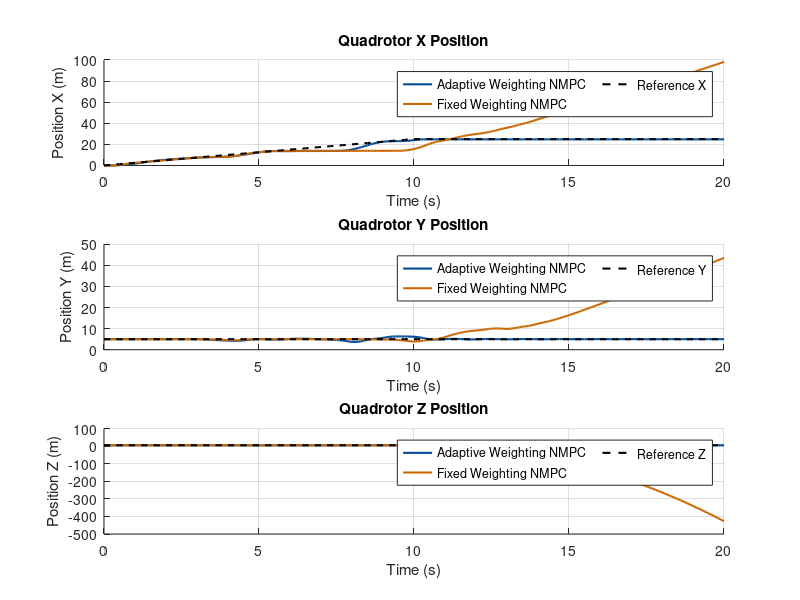
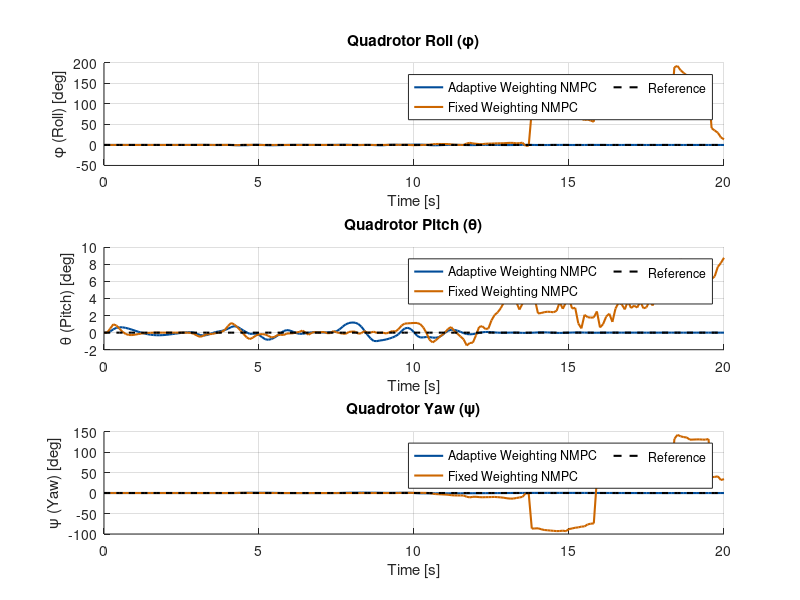
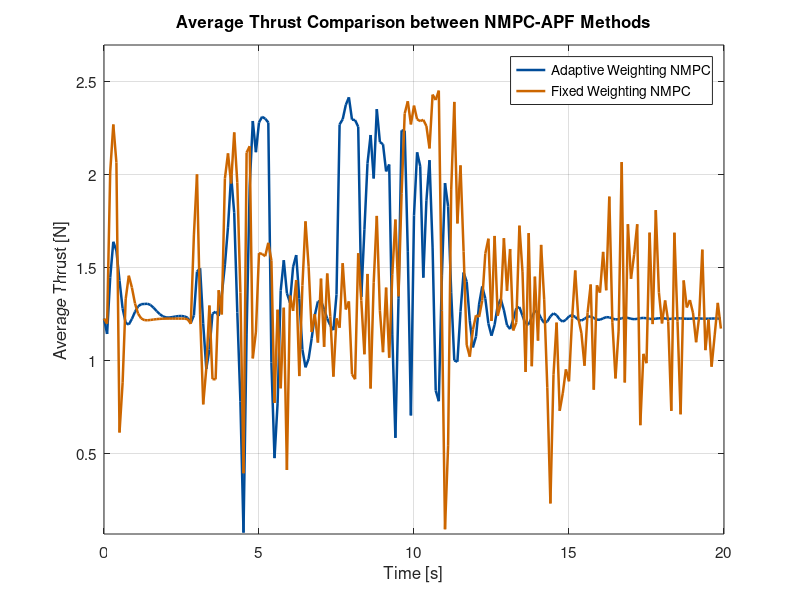
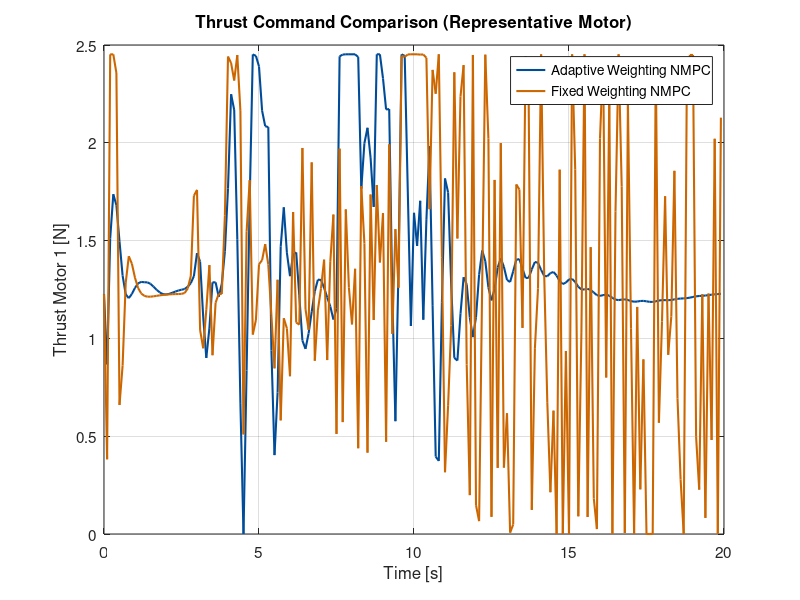

Here is the MATLAB script that generated these plots, in order: (Note: this script raises an error after producing the figures.)
close all;

trajectory = 1;

obs_radius_val = 0.5; % semua radius sama
z_pos = 0.0;          % tinggi referensi (anggap obstacle menempel ground, drone terbang di atas)

% posisi obstacle (manual supaya jaraknya tidak terlalu dekat)
if trajectory == 1
    num_obs = 17; 
%     obs_center = [ 6  6  6  8   12   12   15   15   16   18   18   22  23   24  26  29   30 ;   % x
%                    9  6  3  1.8  4   6.8   6   1.5  8.2  6.2  2.8  2   4.8  8   4   2.2  7.0 ;   % y
%                    z_pos*ones(1,num_obs) ];       % z
    obs_center = [ 6  9  6  8   12   12   15   15   16   18   18   22  23.5   24  26  29   30 ;   % x
                       9  5.5  3  1.8  4   6   5   1.5  8.2  6.2  2.8  2   5  8   5   2.2  7.0 ;   % y
                       z_pos*ones(1,num_obs) ];       % z done

    obs_radius = obs_radius_val * ones(1,num_obs);
else
    num_obs = 2.0; 
    obs_center = [ 3.25 6.5;   % x
                   2.5 1.5;   % y
                   z_pos*ones(1,num_obs) ];       % z

    obs_radius = obs_radius_val * ones(1,num_obs);
end

% Load hasil simulasi
load('4sim_single.mat','results'); results_single = results;
load('4sim_multi.mat','results');  results_multi  = results;

% --- Time vector untuk state (N_sim+1) ---
t_single = (0:size(results_single.history_x,2)-1)*results_single.dt;
t_multi  = (0:size(results_multi.history_x,2)-1)*results_multi.dt;
x_ref = results_single.history_x_ref(1,:);
y_ref = results_single.history_x_ref(2,:);
z_ref = results_single.history_x_ref(3,:);

% --- Time vector untuk kontrol (N_sim) ---
t_u_single = (0:size(results_single.history_u,2)-1) * results_single.dt;
t_u_multi  = (0:size(results_multi.history_u,2)-1) * results_multi.dt;

color1 = [0.00,0.30,0.60];
color2 = [0.80,0.40,0.00];

%% =========================================================================
%  FIGURE 1: POSITIONS (px, py, pz)
%  =========================================================================
fig1 = figure(1); 
set(fig1, 'Name', 'Quadrotor Position Comparison', 'NumberTitle', 'off');
clf(fig1);

% Define plot indices for Position (1, 2, 3)
pos_indices = [1, 2, 3];
pos_labels = {'Position X (m)', 'Position Y (m)', 'Position Z (m)'};
pos_titles = {'Quadrotor X Position', 'Quadrotor Y Position', 'Quadrotor Z Position'};
ref_labels = {'Reference X', 'Reference Y', 'Reference Z'};

for i = 1:3
    idx = pos_indices(i); % 1, 2, or 3
    
    % KOREKSI: Menggunakan 3 baris, 1 kolom (Susunan Vertikal)
    subplot(3, 1, i);
    hold on;
    
    % Plot Actual Trajectories
    h_single = plot(t_single, results_single.history_x(idx,:), 'Color', color1, 'LineWidth', 1.5, 'DisplayName', 'Adaptive Weighting NMPC');
    h_multi = plot(t_multi, results_multi.history_x(idx,:), 'Color', color2, 'LineWidth', 1.5, 'DisplayName', 'Fixed Weighting NMPC');
    
    % Plot Reference Trajectory
    h_ref = plot(t_single, results_single.history_x_ref(idx,:), 'k--', 'LineWidth', 1.5, 'DisplayName', ref_labels{i});
    
    grid on;
    ylabel(pos_labels{i});
    title(pos_titles{i});
    
    % Sumbu X hanya pada plot terakhir
    xlabel('Time (s)');
%     set(gca, 'XTickLabel', []); % Sembunyikan label X pada plot atas
    
    % Tambahkan legenda hanya pada plot pertama
    legend([h_single, h_multi, h_ref], 'Location','best', 'NumColumns', 2);

    hold off;
end


%% =========================================================================
%  FIGURE 2: EULER ANGLES (Phi, Theta, Psi)
%  =========================================================================
fig2 = figure(2); 
set(fig2, 'Name', 'Quadrotor Angle Comparison', 'NumberTitle', 'off');
clf(fig2);

% Define plot indices for Angles (4, 5, 6)
angle_indices = [4, 5, 6];
angle_labels = {'\phi (Roll) [deg]', '\theta (Pitch) [deg]', '\psi (Yaw) [deg]'};
angle_titles = {'Quadrotor Roll (\phi)', 'Quadrotor Pitch (\theta)', 'Quadrotor Yaw (\psi)'};


for i = 1:3
    idx = angle_indices(i); % 4, 5, or 6
    
    % KOREKSI: Menggunakan 3 baris, 1 kolom (Susunan Vertikal)
    subplot(3, 1, i);
    hold on;
    
    % Plot Actual Angles
    h_single = plot(t_single, results_single.history_x(idx,:), 'Color', color1, 'LineWidth', 1.5, 'DisplayName', 'Adaptive Weighting NMPC');
    h_multi = plot(t_multi, results_multi.history_x(idx,:), 'Color', color2, 'LineWidth', 1.5, 'DisplayName', 'Fixed Weighting NMPC');
    
    % Plot Reference Angle
    h_ref = plot(t_single, results_single.history_x_ref(idx,:), 'k--', 'LineWidth', 1.5, 'DisplayName', 'Reference');
    
    grid on;
    ylabel(angle_labels{i});
    title(angle_titles{i});
    
    % Sumbu X hanya pada plot terakhir
    xlabel('Time [s]');
%     set(gca, 'XTickLabel', []); % Sembunyikan label X pada plot atas
    
    % Tambahkan legenda hanya pada plot pertama
    legend([h_single, h_multi, h_ref], 'Location','best', 'NumColumns', 2);

    hold off;
end

%% === Compute Average Thrust ===
T_avg_single = mean(results_single.history_u, 1);
T_avg_multi  = mean(results_multi.history_u, 1);

%% === Compute Control Effort Metrics ===
J_u_single = sum(sum(results_single.history_u.^2, 1));
J_u_multi  = sum(sum(results_multi.history_u.^2, 1));

mean_u_single = mean(T_avg_single);
mean_u_multi  = mean(T_avg_multi);

max_u_single = max(T_avg_single);
max_u_multi  = max(T_avg_multi);

%% === PLOT 1: Average Thrust Comparison ===
figure('Name','Average Thrust Comparison','Color','w');
hold on; box on; grid on;

plot(t_u_single, T_avg_single, 'Color', color1, 'LineWidth', 1.8);
plot(t_u_multi,  T_avg_multi,  'Color', color2, 'LineWidth', 1.8);

xlabel('Time [s]');
ylabel('Average Thrust [N]');
title('Average Thrust Comparison between NMPC-APF Methods');

% (Optional) Mark obstacle avoidance window
% xline(start, '--', 'Avoidance Start', 'Color', [0.5 0.5 0.5], 'LabelHorizontalAlignment', 'center','LabelVerticalAlignment','top');
% xline(finish, '--', 'Avoidance End', 'Color', [0.5 0.5 0.5], 'LabelHorizontalAlignment', 'center','LabelVerticalAlignment','top');

legend({'Adaptive Weighting NMPC', ...
        'Fixed Weighting NMPC'}, ...
        'Location','best');
set(gca,'FontSize',11);

ylim([min([T_avg_single,T_avg_multi])*0.9, ...
      max([T_avg_single,T_avg_multi])*1.1]);

%% === PLOT 2: Thrust per Motor (Optional, use one representative motor) ===
figure('Name','Thrust Command (Motor 1)','Color','w');
hold on; box on; grid on;

plot(t_u_single, results_single.history_u(1,:), 'Color', color1, 'LineWidth', 1.5);
plot(t_u_multi,  results_multi.history_u(1,:),  'Color', color2, 'LineWidth', 1.5);

xlabel('Time [s]');
ylabel('Thrust Motor 1 [N]');
title('Thrust Command Comparison (Representative Motor)');
legend({'Adaptive Weighting NMPC', 'Fixed Weighting NMPC'}, 'Location','best');
set(gca,'FontSize',11);

% (Optional) Mark obstacle avoidance window
% xline(start, '--', 'Avoidance Start', 'Color', [0.5 0.5 0.5], 'LabelVerticalAlignment','bottom');
% xline(finish, '--', 'Avoidance End', 'Color', [0.5 0.5 0.5], 'LabelVerticalAlignment','bottom');

%% === TABLE: Control Effort Metrics ===
fprintf('\n=== CONTROL EFFORT METRICS ===\n');
fprintf('%-35s %-15s %-15s %-15s\n', 'Method', 'Σ||u||²', 'Mean Thrust [N]', 'Max Thrust [N]');
fprintf('---------------------------------------------------------------------------------\n');
fprintf('%-35s %-15.3f %-15.3f %-15.3f\n', 'Adaptive Weighting NMPC', J_u_single, mean_u_single, max_u_single);
fprintf('%-35s %-15.3f %-15.3f %-15.3f\n', 'Fixed Weighting NMPC',         J_u_multi,  mean_u_multi,  max_u_multi);

%% === (Optional) Convert metrics to table for plotting/export ===
ControlEffortTable = table( ...
    {'Adaptive Weighting NMPC'; 'Fixed Weighting NMPC'}, ...
    [J_u_single; J_u_multi], ...
    [mean_u_single; mean_u_multi], ...
    [max_u_single; max_u_multi], ...
    'VariableNames', {'Method','TotalEffort','MeanThrust','MaxThrust'});

disp(ControlEffortTable);

% Asumsi: 'results_single' dan 'results_multi' telah dimuat
% Asumsi: 'obs_center', 'obs_radius', 'trajectory' telah didefinisikan

x_ref_single = results_single.history_x_ref(1, :);
y_ref_single = results_single.history_x_ref(2, :);
z_ref_single = results_single.history_x_ref(3, :);

x_actual_single = results_single.history_x(1, :);
y_actual_single = results_single.history_x(2, :);
z_actual_single = results_single.history_x(3, :);

x_actual_multi = results_multi.history_x(1, :);
y_actual_multi = results_multi.history_x(2, :);
z_actual_multi = results_multi.history_x(3, :);

figure; hold on; grid on; box on;

%% --- Plot Lintasan Reference dan Aktual ---
% Plot lintasan referensi (sama untuk kedua metode)
h_ref = plot3(x_ref_single, y_ref_single, z_ref_single, 'k--', 'LineWidth', 1.5, 'DisplayName', 'Reference Path');

% Plot lintasan metode pertama (Single)
h_actual_single = plot3(x_actual_single, y_actual_single, z_actual_single, 'Color', color1, 'LineWidth', 1.5, 'DisplayName', 'Adaptive Weighting NMPC');

% Plot lintasan metode kedua (Multi)
h_actual_multi = plot3(x_actual_multi, y_actual_multi, z_actual_multi, 'Color', color2, 'LineWidth', 1.5, 'DisplayName', 'Fixed Weighting NMPC');

%% --- Tandai Start & Finish ---
% Titik awal dan akhir untuk metode pertama
% h_start_act_single = plot3(x_actual_single(1), y_actual_single(1), z_actual_single(1), 'bo', 'MarkerFaceColor', 'b', 'MarkerSize', 8, 'DisplayName', 'Start');
% h_finish_act_single = plot3(x_actual_single(end), y_actual_single(end), z_actual_single(end), 'bx', 'LineWidth', 2, 'MarkerSize', 10, 'DisplayName', 'Finish');

% % Titik awal dan akhir untuk metode kedua
% h_start_act_multi = plot3(x_actual_multi(1), y_actual_multi(1), z_actual_multi(1), 'go', 'MarkerFaceColor', 'g', 'MarkerSize', 8, 'DisplayName', 'Start (Multi)');
% h_finish_act_multi = plot3(x_actual_multi(end), y_actual_multi(end), z_actual_multi(end), 'gx', 'LineWidth', 2, 'MarkerSize', 10, 'DisplayName', 'Finish (Multi)');

% Titik awal dan akhir referensi (hanya perlu satu)
h_start_ref = plot3(x_ref_single(1), y_ref_single(1), z_ref_single(1), 'ko', 'MarkerFaceColor', 'k', 'MarkerSize', 8, 'DisplayName', 'Start Reference');
h_finish_ref = plot3(x_ref_single(end), y_ref_single(end), z_ref_single(end), 'kx', 'LineWidth', 2, 'MarkerSize', 10, 'DisplayName', 'Finish Reference');

%% --- Drone Heading (quiver3) ---
% Panah untuk lintasan pertama
N_single = length(x_actual_single);
step_arrow_single = max(floor(N_single/20),1);
scale_arrow = 0.5;
for k = 1:step_arrow_single:N_single-1
    quiver3(x_actual_single(k), y_actual_single(k), z_actual_single(k), ...
            x_actual_single(k+1)-x_actual_single(k), ...
            y_actual_single(k+1)-y_actual_single(k), ...
            z_actual_single(k+1)-z_actual_single(k), ...
            scale_arrow, 'Color', color1, 'LineWidth', 1.5, 'MaxHeadSize', 2, 'HandleVisibility', 'off');
end

% Panah untuk lintasan kedua
N_multi = length(x_actual_multi);
step_arrow_multi = max(floor(N_multi/20),1);
for k = 1:step_arrow_multi:N_multi-1
    quiver3(x_actual_multi(k), y_actual_multi(k), z_actual_multi(k), ...
            x_actual_multi(k+1)-x_actual_multi(k), ...
            y_actual_multi(k+1)-y_actual_multi(k), ...
            z_actual_multi(k+1)-z_actual_multi(k), ...
            scale_arrow, 'Color', color2, 'LineWidth', 1.5, 'MaxHeadSize', 2, 'HandleVisibility', 'off');
end

h_arrow_single = plot3(nan, nan, nan, 'Color', color1, 'LineWidth', 1.5, 'DisplayName', 'Adaptive Weighting NMPC');
h_arrow_multi = plot3(nan, nan, nan, 'Color', color2, 'LineWidth', 1.5, 'DisplayName', 'Fixed Weighting NMPC');

%% --- Plot Obstacles (Silinder Hijau Tua) ---
num_obs = size(obs_center,2);
if trajectory == 1
    obstacle_height = 8;
else
    obstacle_height = 2;%8;
end
safety_scale = 1.2; % safety margin

for j = 1:num_obs
    c = obs_center(:,j);
    r = obs_radius(j);

    [x_cyl, y_cyl, z_cyl] = cylinder(r,50);
    z_cyl = z_cyl * obstacle_height;
    x_cyl = x_cyl + c(1);
    y_cyl = y_cyl + c(2);

    surf(x_cyl, y_cyl, z_cyl, 'FaceAlpha', 0.5, 'FaceColor', [0.52 0.21 0.57], 'EdgeColor', 'none');

    [x_safe, y_safe, z_safe] = cylinder(r*safety_scale,50);
    z_safe = z_safe*obstacle_height;
    x_safe = x_safe + c(1);
    y_safe = y_safe + c(2);
    surf(x_safe, y_safe, z_safe, 'FaceAlpha', 0.1, 'FaceColor', 'r', 'EdgeColor', 'none', 'HandleVisibility', 'off');
end
h_obs = plot3(nan, nan, nan, 'ko', 'MarkerFaceColor', 'm', 'MarkerEdgeColor', 'k', 'DisplayName', 'Obstacles');


%% --- Axis, Labels, View ---
xlabel('X [m]'); ylabel('Y [m]'); zlabel('Z [m]');
title('Drone Trajectory Comparison', 'FontSize', 12);
view(45,25);

% Atur batas sumbu agar konsisten untuk kedua plot
all_x = [x_ref_single, x_actual_single, x_actual_multi];
all_y = [y_ref_single, y_actual_single, y_actual_multi];
all_z = [z_ref_single, z_actual_single, z_actual_multi];

xlim([min(all_x)-1, max(all_x)+1]);
ylim([min(all_y)-1, max(all_y)+1]);
zlim([min(all_z)-1, max(all_z)+1]);

axis equal; grid on;

%% --- Legend (informatif) ---
legend([h_actual_single, h_actual_multi, h_ref, h_obs, h_start_ref, h_finish_ref], 'Location','bestoutside');


figure; hold on; grid on; box on;

%% --- Plot Lintasan Referensi dan Aktual ---
h_ref = plot(x_ref, y_ref, 'k--', 'LineWidth', 1.5, 'DisplayName', 'Reference Path'); % Jalur referensi
h_actual_single = plot(x_actual_single, y_actual_single, 'Color', color1, 'LineWidth', 1.5, 'DisplayName', 'Adaptive Weighting NMPC'); % Jalur Single-NMPC
h_actual_multi = plot(x_actual_multi, y_actual_multi, 'Color', color2, 'LineWidth', 1.5, 'DisplayName', 'Fixed Weighting NMPC'); % Jalur Multi-NMPC

%% --- Obstacles (lingkaran 2D) ---
% --- Inisialisasi Parameter ---
theta = linspace(0, 2*pi, 100);
num_obs = size(obs_center, 2);
obs_radius = obs_radius_val * ones(1, num_obs); % Radius rintangan fisik

obstacle_color = [0.5 0.5 0.5]; % Warna abu-abu solid untuk semua rintangan
d_safe = 0.5; % Ganti dengan nilai d_safe aktual Anda

% --- Loop untuk Menggambar Setiap Rintangan ---
for j = 1:num_obs
    % 1. Gambar Rintangan Fisik (Warna Solid Tunggal)
    x_obs = obs_center(1, j) + obs_radius(j) * cos(theta);
    y_obs = obs_center(2, j) + obs_radius(j) * sin(theta);
    
    fill(x_obs, y_obs, obstacle_color, 'FaceAlpha', 0.6, 'EdgeColor', 'k', 'LineWidth', 1);
    
    % 2. Gambar Lingkaran Jarak Aman (Safe Distance Margin)
    R_safe_zone = obs_radius(j) + d_safe; % Radius Total: Fisik + Jarak Aman
    
    x_safe = obs_center(1, j) + R_safe_zone * cos(theta);
    y_safe = obs_center(2, j) + R_safe_zone * sin(theta);
    
    plot(x_safe, y_safe, 'k:', 'LineWidth', 1.2, 'HandleVisibility', 'off'); % Garis putus-putus hitam (dotted)
end

% --- Handle Legenda (untuk Rintangan dan Zona Aman) ---
% Tambahkan handle placeholder untuk legenda yang akurat
h_obs = plot(nan, nan, 's', 'MarkerFaceColor', obstacle_color, 'MarkerEdgeColor', 'k', 'DisplayName', 'Obstacles');
h_safe = plot(nan, nan, 'k:', 'LineWidth', 1.2, 'DisplayName', ['Safe zone (R_{safe} = ' num2str(d_safe) 'm)']);

% Hapus plot placeholder lama jika ada
% h_obs_old = plot(nan, nan, 'o', 'MarkerFaceColor', 'k', 'MarkerEdgeColor', 'k', 'DisplayName', 'Obstacles');

%% --- Tandai Start & Finish ---
h_start_ref = plot(x_ref(1), y_ref(1), 'ko', 'MarkerSize', 10, 'MarkerFaceColor', 'k', 'DisplayName', 'Start Reference');
h_finish_ref = plot(x_ref(end), y_ref(end), 'kx', 'MarkerSize', 10, 'LineWidth', 2, 'DisplayName', 'Finish Reference');
% 
% h_start_single = plot(x_actual_single(1), y_actual_single(1), 'bo', 'MarkerSize', 10, 'MarkerFaceColor', 'b', 'DisplayName', 'Start Improvement APF');
% h_finish_single = plot(x_actual_single(end), y_actual_single(end), 'bx', 'MarkerSize', 10, 'LineWidth', 2, 'DisplayName', 'Finish Improvement APF');

% h_start_multi = plot(x_actual_multi(1), y_actual_multi(1), 'go', 'MarkerSize', 10, 'MarkerFaceColor', 'g', 'DisplayName', 'Start Multi-NMPC');
% h_finish_multi = plot(x_actual_multi(end), y_actual_multi(end), 'gx', 'MarkerSize', 10, 'LineWidth', 2, 'DisplayName', 'Finish Multi-NMPC');

%% --- Drone Heading (quiver) ---
scale_arrow = 1;

% Quiver untuk metode single
N_single = length(x_actual_single);
step_arrow_single = max(floor(N_single / 20), 1);
for k = 1:step_arrow_single:N_single - 1
    quiver(x_actual_single(k), y_actual_single(k), ...
           x_actual_single(k+1) - x_actual_single(k), ...
           y_actual_single(k+1) - y_actual_single(k), ...
           scale_arrow, 'Color', color1, 'LineWidth', 1.5, 'MaxHeadSize', 3, 'HandleVisibility', 'off');
end

% Quiver untuk metode multi
N_multi = length(x_actual_multi);
step_arrow_multi = max(floor(N_multi / 20), 1);
for k = 1:step_arrow_multi:N_multi - 1
    quiver(x_actual_multi(k), y_actual_multi(k), ...
           x_actual_multi(k+1) - x_actual_multi(k), ...
           y_actual_multi(k+1) - y_actual_multi(k), ...
           scale_arrow, 'Color', color2, 'LineWidth', 1.5, 'MaxHeadSize', 3, 'HandleVisibility', 'off');
end


% h_arrow_single = plot(nan, nan, 'Color', color1, 'LineWidth', 1.5, 'DisplayName', 'Improvement APF Heading');
% h_arrow_multi = plot(nan, nan, 'Color', color3, 'LineWidth', 1.5, 'DisplayName', 'Clasic APF Heading');


h_arrow_single = plot(nan, nan, 'Color', color1, 'LineWidth', 1.5, 'DisplayName', 'Adaptive Weighting NMPC');
h_arrow_multi = plot(nan, nan, 'Color', color2, 'LineWidth', 1.5, 'DisplayName', 'Fixed Weighting NMPC');

%% --- Axis, Labels, Title ---
xlabel('X [m]');
ylabel('Y [m]');
title('Drone Trajectory (Top View) Comparison');
axis equal;
grid on;
box on;

%% --- Legend yang lebih informatif ---
legend([h_actual_single, h_actual_multi,h_ref, h_start_ref, h_finish_ref, h_obs], 'Location', 'northeast');


% Asumsi: 'results_single', 'results_multi', 'obs_center', dan 'obs_radius' telah dimuat

%% --- Hitung metrik untuk Single-NMPC ---
% N_actual_single = size(results_single.history_x, 2);
% time_single = (0:N_actual_single-1) * results_single.dt;
% d_min_log_single = zeros(1, N_actual_single);
% for i = 1:N_actual_single
%     p = results_single.history_x(1:3, i);
%     d_all = vecnorm(p - obs_center, 2, 1) - obs_radius;
%     d_min_log_single(i) = min(d_all);
% end

% Ambil hanya koordinat X dan Y dari pusat rintangan (Z diabaikan)
obs_center_2D = obs_center(1:2, :); 
obs_radius_2D = obs_radius; % Radius tetap sama

for i = 1:N_single
    % PENTING: Ambil hanya X dan Y dari posisi drone
    p_2D = results_single.history_x(1:2, i); 
    
    % Hitung jarak horizontal (2D) dari pusat drone ke pusat rintangan
    distance_to_center_2D = vecnorm(p_2D - obs_center_2D, 2, 1);
    
    % Hitung jarak minimum ke permukaan (2D)
    d_all_2D = distance_to_center_2D - obs_radius_2D;
    d_min_log_single(i) = min(d_all_2D);
end


v_act_norm_single = sqrt(sum(results_single.history_x(7:9, 1:N_single).^2, 1));

%% --- Hitung metrik untuk Multi-NMPC ---
% N_actual_multi = size(results_multi.history_x, 2);
% time_multi = (0:N_actual_multi-1) * results_multi.dt;
% d_min_log_multi = zeros(1, N_actual_multi);
% for i = 1:N_actual_multi
%     p = results_multi.history_x(1:3, i);
%     d_all = vecnorm(p - obs_center, 2, 1) - obs_radius;
%     d_min_log_multi(i) = min(d_all);
% end

obs_center_2D = obs_center(1:2, :); 
obs_radius_2D = obs_radius; % Radius tetap sama

for i = 1:N_multi
    % PENTING: Ambil hanya X dan Y dari posisi drone
    p_2D = results_multi.history_x(1:2, i); 
    
    % Hitung jarak horizontal (2D) dari pusat drone ke pusat rintangan
    distance_to_center_2D = vecnorm(p_2D - obs_center_2D, 2, 1);
    
    % Hitung jarak minimum ke permukaan (2D)
    d_all_2D = distance_to_center_2D - obs_radius_2D;
    d_min_log_multi(i) = min(d_all_2D);
end

v_act_norm_multi = sqrt(sum(results_multi.history_x(7:9, 1:N_multi).^2, 1));


%% --- Plot 1: Minimum Distance to Obstacles Comparison ---
figure('Name', 'Minimum Distance to Obstacles Comparison', 'Color', 'w');
hold on; 
box on; 
grid on;

% --- Plot Minimum Distance ---
% 'time_single', 'd_min_log_single' likely refer to your Hybrid NMPC approach
h_dist_hybrid = plot(t_single, d_min_log_single, 'Color', color1, 'LineWidth', 1.5);

% 'time_multi', 'd_min_log_multi' likely refer to the Cost-only APF benchmark
h_dist_cost_only = plot(t_multi, d_min_log_multi, 'Color', color2, 'LineWidth', 1.5);


ylabel('Minimum Distance to Obstacles [m]');
xlabel('Time [s]');
title('Comparison of Drone Minimum Distance to Obstacles');

% Combine distance data to set consistent axis limits
all_dist = [d_min_log_single, d_min_log_multi];
ylim([0, max(all_dist) * 1.2]);

% Safe Distance Threshold Line
h_safe_line = yline(0.5, 'k', 'LineWidth', 1.5, 'Label', 'safety boundary (d{safe})', 'LabelHorizontalAlignment', 'right', ...
    'LabelVerticalAlignment', 'bottom');

% Legend for Distance Plot
legend([h_dist_hybrid, h_dist_cost_only], ...
       {'Adaptive Weighting NMPC', ...
        'Fixed Weighting NMPC'}, ...
       'Location', 'northeast', 'FontSize', 10, 'Box', 'off');
   
% xline(start, '--', 'Start Avoidance', 'Color', [0.2 0.2 0.2]);
% xline(finish, '--', 'End Avoidance', 'Color', [0.2 0.2 0.2]);


set(gca, 'FontSize', 11);


%% --- Plot 2: Total Drone Speed Comparison ---
figure('Name', 'Total Drone Speed Comparison', 'Color', 'w');
hold on; 
box on; 
grid on;

% --- Plot Total Speed ---
h_speed_hybrid = plot(t_single, v_act_norm_single, 'Color', color1, 'LineWidth', 1.5);
h_speed_cost_only = plot(t_multi, v_act_norm_multi, 'Color', color2, 'LineWidth', 1.5);

ylabel('Drone Total Speed [m/s]');
xlabel('Time [s]');
title('Comparison of Drone Total Speed during Maneuver');

% Combine speed data to set consistent axis limits
all_speed = [v_act_norm_single, v_act_norm_multi];
ylim([0, max(all_speed) * 1.2]);

% Legend for Speed Plot
legend([h_speed_hybrid, h_speed_cost_only], ...
       {'Adaptive Weighting NMPC', 'Fixed Weighting NMPC'}, ...
       'Location', 'best');

% (Optional) Mark obstacle avoidance window
% xline(start, '--', 'Avoidance Start', 'Color', [0.5 0.5 0.5], 'LabelVerticalAlignment','top');
% xline(finish, '--', 'Avoidance End', 'Color', [0.5 0.5 0.5], 'LabelVerticalAlignment','top');

set(gca, 'FontSize', 11);


%% --- Publikasi-ready Plotting Kecepatan Drone --- %%
% Asumsi: results_single dan results_multi telah dimuat
% dan memiliki history_x, history_x_ref, dan dt

% Dapatkan data dan waktu untuk kedua metode
t_single = (0:size(results_single.history_x, 2)-1) * results_single.dt;
t_multi = (0:size(results_multi.history_x, 2)-1) * results_multi.dt;

% Buat figure dengan ukuran yang disesuaikan
figure('Name','Drone Linear Velocity and Speed Comparison','Color','w', 'Position', [100 100 800 900]);

% Warna dan style
colors = {color1, color2};
style_ref = '--'; % Garis putus-putus untuk referensi
style_single = '-'; % Garis solid untuk Single-NMPC
style_multi = '-'; % Garis titik-titik untuk Multi-NMPC

%% --- VX, VY, VZ Subplots ---
components = {'v_x','v_y','v_z'};
for i = 1:3
    subplot(4,1,i);
    hold on;
    
    % Plot NMPC reference (sama untuk kedua metode)
    h_ref = plot(t_single, results_single.history_x_ref(6+i,:), 'k', 'LineStyle', style_ref, 'LineWidth', 1.5);
    
    % --- Plot Actual Single-NMPC (Metode 1) ---
    h_single = plot(t_single, results_single.history_x(6+i,:), 'Color', colors{1}, 'LineStyle', style_single, 'LineWidth', 1.5);
    
    % --- Plot Actual Multi-NMPC (Metode 2) ---
    h_multi = plot(t_multi, results_multi.history_x(6+i,:), 'Color', colors{2}, 'LineStyle', style_multi, 'LineWidth', 1.5);
        
    grid on; box on;
    xlabel('Time [s]');
    ylabel([components{i} ' [m/s]']);
    
    legend([h_ref, h_single, h_multi], 'NMPC reference', 'Adaptive Weighting NMPC', 'Fixed Weighting NMPC', 'Location', 'northeast');
    title(['Quadrotor Linear Velocity in ', strrep(components{i},'_','-')]);
    hold off;
end

%% --- Total Speed Subplot ---
v_ref_norm = sqrt(sum(results_single.history_x_ref(7:9,:).^2,1));
v_single_norm = sqrt(sum(results_single.history_x(7:9,:).^2,1));
v_multi_norm = sqrt(sum(results_multi.history_x(7:9,:).^2,1));
 
subplot(4,1,4);
hold on;
plot(t_single, v_ref_norm, 'k--', 'LineWidth', 1.5);
plot(t_single, v_single_norm, 'Color', color1, 'LineWidth', 1.5);
plot(t_multi, v_multi_norm, 'Color', color2, 'LineWidth', 1.5);

grid on; box on;
xlabel('Time [s]');
ylabel('Speed [m/s]');
legend('NMPC reference speed', 'Adaptive Weighting NMPC', 'Fixed Weighting NMPC', 'Location', 'best');
title('Comparison of Drone Total Linear Speed');

hold off;



%% === Hitung Error untuk masing-masing metode ===
ref_traj = [x_ref; y_ref; z_ref];
act_single = results_single.history_x(1:3,:);
act_multi  = results_multi.history_x(1:3,:);

[RMSE_single, MAE_single, MAX_single] = computeTrackingError(ref_traj, act_single);
[RMSE_multi,  MAE_multi,  MAX_multi]  = computeTrackingError(ref_traj, act_multi);

%% === Hitung Violation untuk setiap metode ===
V_single = computeViolation(results_single, obs_center, obs_radius);
V_multi  = computeViolation(results_multi,  obs_center, obs_radius);


%% === Buat Tabel Evaluasi ===
Method = {'Adaptive Weighting NMPC'; 'Fixed Weighting NMPC'};
RMSE = [RMSE_single; RMSE_multi];
MAE  = [MAE_single; MAE_multi];
MAXE = [MAX_single; MAX_multi];
Violation = [V_single; V_multi];

T = table(Method, RMSE, MAE, MAXE, Violation);
disp('=== Performance Comparison ===');
disp(T);

%% === Visualisasi perbandingan Error & Violation ===
figure('Name','Error vs Violation Comparison','Color','w');
yyaxis left
bar(categorical(Method), RMSE, 0.4);
ylabel('RMSE [m]');
yyaxis right
plot(categorical(Method), Violation, 'ro-','LineWidth',2,'MarkerSize',8);
ylabel('Constraint Violation [m]');
title('Tracking Error and Safety Violation Comparison');
grid on;


%%%%%%%%%%%
% --- Data Input Awal ---
N_actual_single = size(results_single.history_x, 2);
F_total_norm_log_single = zeros(1, N_actual_single); 
v_act_norm_single = zeros(1, N_actual_single); 

N_actual_multi = size(results_multi.history_x, 2);
F_total_norm_log_multi = zeros(1, N_actual_multi); 
v_act_norm_multi = zeros(1, N_actual_multi);

% --- KONSTANTA (Pastikan nilai ini identik dengan NMPC Anda) ---
k_att = 0.01;       % attractive gain
k_rep = 4.0;       % repulsive gain (tune)
d0    = 4.0;       % influence distance of obstacles [m]
p_start = [0; 5]; %%% local minima2
p_goal = [33; 5];
% num_obs = size(obs_center, 2);

% LOOP POST-PROCESSING
for i = 1:N_actual_single
    % 1. Ambil Data Posisi & Hitung Kecepatan (NUMERIK)
    p_2D = results_single.history_x(1:2, i); 
    v_inertial = results_single.history_x(7:9, i);
    v_act_norm_single(i) = norm(v_inertial); 
    
    % 2. Hitung F_rep (NUMERIK)
    F_rep_total_2D = [0; 0];
    for j = 1:num_obs
        c = obs_center(1:2, j);
        r_obs = obs_radius(j);
        
        vec = p_2D - c;
        dist = norm(vec);      
        dist_surf = dist - r_obs; 
        
        % Kondisi pengaruh APF
        if dist_surf <= d0 && dist_surf > 1e-6 
            dir_ = vec / dist; 
            
            % Formula Gaya Repulsive Numerik (sesuai logika kode CasADi Anda)
            mag = k_rep * (1/dist_surf - 1/d0) * (1/dist_surf^2); 
            F_rep_total_2D = F_rep_total_2D + mag * dir_;
        end
    end
    
    % 3. Hitung F_att dan F_total (NUMERIK)
    % Formula Gaya Attractive Numerik
    F_att_2D = - k_att * (p_2D - p_goal);
    F_total_2D = F_att_2D + F_rep_total_2D;
    
    % 4. Log Besaran Gaya Total (NUMERIK)
    F_total_norm_log_single(i) = norm(F_total_2D);
end

% LOOP POST-PROCESSING
for i = 1:N_actual_multi
    % 1. Ambil Data Posisi & Hitung Kecepatan (NUMERIK)
    p_2D = results_multi.history_x(1:2, i); 
    v_inertial_multi = results_multi.history_x(7:9, i);
    v_act_norm_multi(i) = norm(v_inertial_multi); 
    
    % 2. Hitung F_rep (NUMERIK)
    F_rep_total_2D = [0; 0];
    for j = 1:num_obs
        c = obs_center(1:2, j);
        r_obs = obs_radius(j);
        
        vec = p_2D - c;
        dist = norm(vec);      
        dist_surf = dist - r_obs; 
        
        % Kondisi pengaruh APF
        if dist_surf <= d0 && dist_surf > 1e-6 
            dir_ = vec / dist; 
            
            % Formula Gaya Repulsive Numerik (sesuai logika kode CasADi Anda)
            mag = k_rep * (1/dist_surf - 1/d0) * (1/dist_surf^2); 
            F_rep_total_2D = F_rep_total_2D + mag * dir_;
        end
    end
    
    % 3. Hitung F_att dan F_total (NUMERIK)
    % Formula Gaya Attractive Numerik
    F_att_2D = - k_att * (p_2D - p_goal);
    F_total_2D = F_att_2D + F_rep_total_2D;
    
    % 4. Log Besaran Gaya Total (NUMERIK)
    F_total_norm_log_multi(i) = norm(F_total_2D);
end

% --- Ambang Batas Deteksi Local Minima ---
E_F = 0.05;  % Ambang batas Gaya (misal, 0.05 Newton)
E_V = 0.1;   % Ambang batas Kecepatan (misal, 0.1 m/s)

% --- Deteksi Waktu Local Minima ---
% Logika: Kapan F_norm DAN v_norm di bawah ambang batas
is_trapped = (F_total_norm_log_single < E_F) & (v_act_norm_single < E_V);

% --- Plotting ---
figure(101); % Gunakan figure yang sama untuk perbandingan

% Subplot 1: Gaya APF Total
subplot(2,1,1);
hold on; grid on; box on;
plot(t_single, F_total_norm_log_single, 'Color', color1, 'LineWidth', 1.5, 'DisplayName', 'F adaptive R_{rate}');
plot(t_multi, F_total_norm_log_multi, 'Color', color2, 'LineWidth', 1.5, 'DisplayName', 'F fix R_{rate}');
yline(E_F, 'r--', 'LineWidth', 0.8, 'HandleVisibility', 'off'); 
ylabel('|F_{APF Total}| [N]');
title('Gaya APF Total dan Deteksi Local Minima');
legend('Location', 'northeast');

% Subplot 2: Kecepatan Drone
subplot(2,1,2);
hold on; grid on; box on;
plot(t_single, v_act_norm_single, 'Color', color1, 'LineWidth', 1.5, 'DisplayName', 'V adaptive R_{rate}');
plot(t_multi, v_act_norm_multi, 'Color', color2, 'LineWidth', 1.5, 'DisplayName', 'V fix R_{rate}');
yline(E_V, 'r--', 'LineWidth', 0.8, 'HandleVisibility', 'off'); 
ylabel('Speed [m/s]');
xlabel('Time [s]');
legend('Location', 'northeast');

% --- Penandaan (Highlight) Area Local Minima di Kedua Subplot ---

% Cek apakah ada kejadian local minima untuk di-highlight
if any(is_trapped)
    % Temukan awal dan akhir setiap kejadian
    start_indices = find(diff([0 is_trapped]) == 1);
    end_indices = find(diff([is_trapped 0]) == -1);

    % Highlight di kedua subplot
    for k = 1:length(start_indices)
        t_start = time(start_indices(k));
        t_end = time(end_indices(k));

        % Highlight area (Gaya)
        subplot(2,1,1);
        area(time, F_total_norm_log_single, 'LineStyle', 'none', 'FaceColor', [1 0.7 0.7], 'FaceAlpha', 0.3, 'XLim', [t_start, t_end]);
        area(time, F_total_norm_log_multi, 'LineStyle', 'none', 'FaceColor', [1 0.7 0.7], 'FaceAlpha', 0.3, 'XLim', [t_start, t_end]);

        % Highlight area (Kecepatan)
        subplot(2,1,2);
        area(time, v_act_norm_single, 'LineStyle', 'none', 'FaceColor', [1 0.7 0.7], 'FaceAlpha', 0.3, 'XLim', [t_start, t_end]);
        area(time, v_act_norm_multi, 'LineStyle', 'none', 'FaceColor', [1 0.7 0.7], 'FaceAlpha', 0.3, 'XLim', [t_start, t_end]);

        % Tampilkan pesan deteksi di command window
        disp(['[', label, '] Terjebak Local Minima: ', num2str(t_start, '%.2f'), 's - ', num2str(t_end, '%.2f'), 's']);
    end
end

%% === Fungsi perhitungan error tracking ===
function [RMSE, MAE, MAXE] = computeTrackingError(ref, actual)
    err = vecnorm(ref - actual, 2, 1);
    RMSE = sqrt(mean(err.^2));
    MAE  = mean(abs(err));
    MAXE = max(abs(err));
end

%% === Fungsi menghitung Constraint Violation (Obstacle) ===
function V = computeViolation(results, obs_center, obs_radius)
    d_safe = 0.5;   % batas aman (jarak pengaruh APF)
    num_steps = size(results.history_x,2);
    num_obs = size(obs_center,2);
    V = 0;
    for k = 1:num_steps
        p = results.history_x(1:2,k);
        min_dist = inf;
        for j = 1:num_obs
            c = obs_center(1:2,j);
            r = obs_radius(j);
            dist_surf = norm(p - c) - r; % jarak ke permukaan obstacle
            if dist_surf < min_dist
                min_dist = dist_surf;
            end
        end
        V = V + max(0, d_safe - min_dist);  % pelanggaran jika < d_safe
    end
    V = V / num_steps;
end